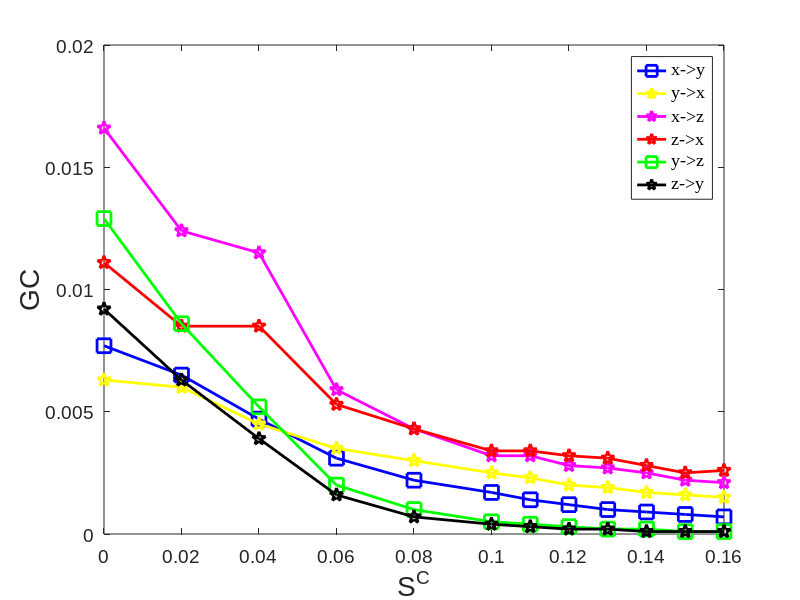

This chart was generated by the following MATLAB code:
%% Fig7_Case3_HH_Three_Neurons_LinearGC
% x->y, y->z
C=[0 0.02 0.04 0.06 0.08 0.1 0.11 0.12 0.13 0.14 0.15 0.16];
GC_xy=[0.0077 0.0065 0.0047 0.0031 0.0022 0.0017 0.0014 0.0012 0.0010 0.0009 0.0008 0.0007];  % 
GC_xz=[0.0166 0.0124 0.0115 0.0059 0.0043 0.0032 0.0032 0.0028 0.0027 0.0025 0.0022 0.0021];
GC_yx=[0.0063 0.0060 0.0045 0.0035 0.0030 0.0025 0.0023 0.0020 0.0019 0.0017 0.0016 0.0015];  %
GC_yz=[0.0129 0.0086 0.0052 0.0020 0.0010 0.0005 0.0004 0.0003 0.0002 0.0002 0.0001 0.0001];
GC_zx=[0.0111 0.0085 0.0085 0.0053 0.0043 0.0034 0.0034 0.0032 0.0031 0.0028 0.0025 0.0026];
GC_zy=[0.0092 0.0063 0.0039 0.0016 0.0007 0.0004 0.0003 0.0002 0.0002 0.0001 0.0001 0.0001];

% Plot
h0=figure;
clf;
plot(C,GC_xy,'MarkerSize',10,'Marker','s','LineWidth',2,...
'Color',[0 0 1]);hold on
plot(C,GC_yx,'MarkerSize',10,'Marker','p','LineWidth',2,...
'Color',[1 1 0]);
plot(C,GC_xz,'MarkerSize',10,'Marker','p','LineWidth',2,...
'Color',[1 0 1]);
plot(C,GC_zx,'MarkerSize',10,'Marker','p','LineWidth',2,...
'Color',[1 0 0]);
plot(C,GC_yz,'MarkerSize',10,'Marker','s','LineWidth',2,...
'Color',[0 1 0]);
plot(C,GC_zy,'MarkerSize',10,'Marker','p','LineWidth',2,...
'Color',[0 0 0]);
% Legend 
% Legend 
hleg1 =legend('x->y','y->x','x->z','z->x','y->z','z->y','northeast');
set(hleg1,'Location','northeast') 
set(hleg1,'FontName','Times New Roman','FontSize',18,'FontWeight','normal')
 
axis([0 0.16 0 0.02])
set(gca, 'XTick', 0:0.02:0.16); 
% set(gca, 'YTick',0:0.02:0.65);

% Create axis font size
set(gca,'FontName','Arial','FontSize',14)
% Create xlabel
xlabel({'S^C'},'FontSize',20,'FontName','Arial');
% Create ylabel
ylabel({'GC'},'FontSize',20,'FontName','Arial');

%%
print(h0,'-depsc2','-r300','LineraGC_HH_Three_Neurons_Fig7.eps')